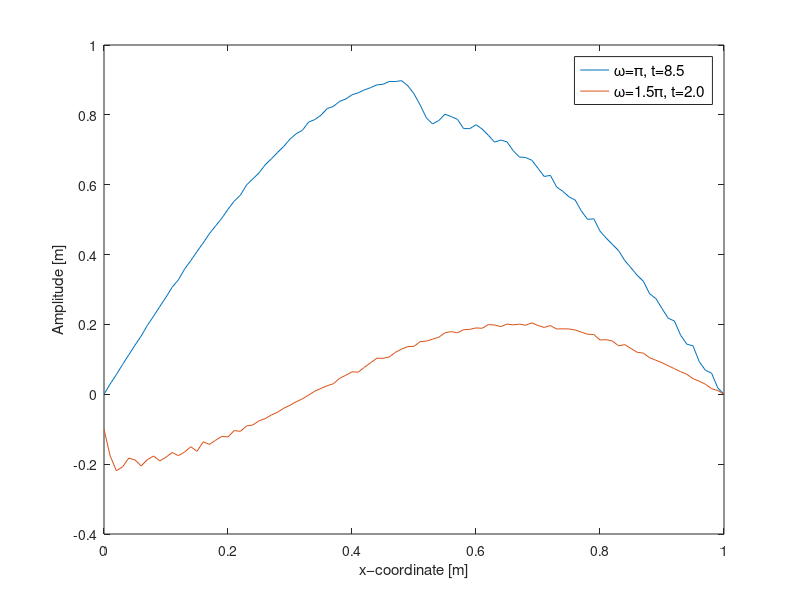

Reproduce this figure in MATLAB.
function find_max_FMM
% This program will find the maximum amplitude of u for both omega=pi
% and omega= 1.5*pi from data derived via CMP in Computerlab 2 in
% the course "Mathematics of Physical Models B, 10.5 ECTS" given at
% UmU.

%% Loading data
% u omega#(:,1) defines the geometry, u omega1(:,2:end) is the
% computed data.
u_omega1 = load('omega1.txt');
u_omega2 = load('omega2.txt');


 %% Finding maximum
 s = size(u_omega1);
 max_omega1(1) = 0;
 max_omega2(1) = 0;
 Max_omega1 = max_omega1(1);
 Max_omega2 = max_omega2(1);
 for n = 2 : s(2)
 max_omega1(n) = max(abs(u_omega1(:,n)));
 max_omega2(n) = max(abs(u_omega2(:,n)));

 if max_omega1(n)>Max_omega1
 Max_omega1 = max_omega1(n);
 MAX_n1 = n;
 end

 if max_omega2(n)>Max_omega2
 Max_omega2 = max_omega2(n);
 MAX_n2 = n;
 end
 end

 %% Ploting the result
 plot(u_omega1(:,1),u_omega1(:,MAX_n1),u_omega2(:,1),u_omega2(:,MAX_n2))
 xlabel('x−coordinate [m]');
 ylabel('Amplitude [m]');
 legend(['\omega=\pi, ', sprintf('t=%.1f',0.1*(MAX_n1-2))],['\omega=1.5\pi, ',...
sprintf('t=%.1f',0.1*(MAX_n2-2))],'fontsize',11)